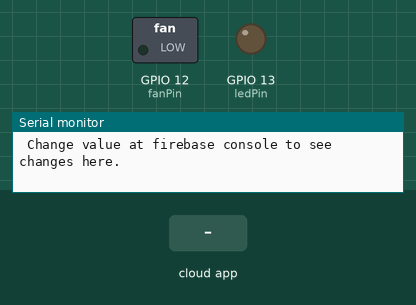
The sketch below on a simulated ESP8266 (NodeMCU). Parts: switched loads named in the sketch (green lamp = pin HIGH), output pins drawn as LEDs (lit = HIGH), the last lines printed to the serial monitor. The test bench sets the inputs (shaded band). WiFi joins after 1.5 s; servers stay silent unless stated; the Firebase database answers and starts empty.

Above: at 3.7 s.
3.8 s: the phone or cloud app sets fan_state to turn_on_fan
At 4.8 s:
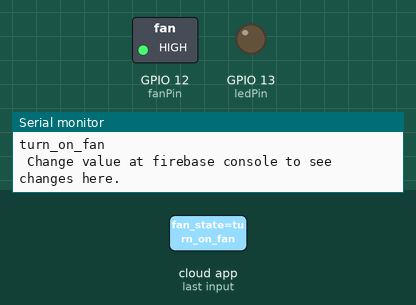
7.4 s: the phone or cloud app sets fan_state to turn_off_fan
At 7.9 s:
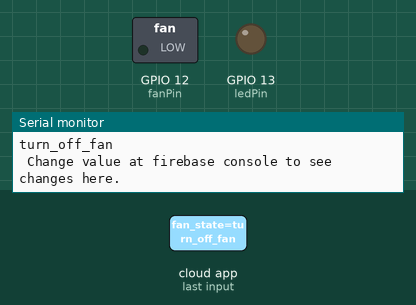
Timing chart, 0 to 10.4 s (numbered marks = the images above; inputs shaded):
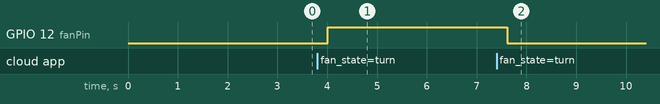

The sketch:

do_an_3.ino
```cpp
#include <ESP8266WiFi.h>
#include <FirebaseESP8266.h>

#define FIREBASE_HOST "esp8266-f04a3-default-rtdb.firebaseio.com"                     //Your Firebase Project URL goes here without "http:" , "\" and "/"
#define FIREBASE_AUTH "nhNbC1VqHgdX0Ix4re5F76nrHxHChXjQK4aD0N2i" //Your Firebase Database Secret goes here

#define WIFI_SSID "Cafe Clyna"                                               //WiFi SSID to which you want NodeMCU to connect
#define WIFI_PASSWORD "0977964124"                                      //Password of your wifi network


// Declare the Firebase Data object in the global scope
FirebaseData firebaseData;

// Declare global variable to store value
String val= "";
String fanStatus = "";
int ledPin = 13;
int fanPin = 12;


void setup() {

  Serial.begin(115200);
  // Select the same baud rate if you want to see the datas on Serial Monitor
  pinMode(ledPin,OUTPUT);
  pinMode(fanPin, OUTPUT);

  Serial.println("Serial communication started\n\n");

  WiFi.begin(WIFI_SSID, WIFI_PASSWORD); //try to connect with wifi
  Serial.print("Connecting to ");
  Serial.print(WIFI_SSID);


  while (WiFi.status() != WL_CONNECTED) {
    Serial.print(".");
    delay(500);
  }

  Serial.println();
  Serial.print("Connected to ");
  Serial.println(WIFI_SSID);
  Serial.print("IP Address is : ");
  Serial.println(WiFi.localIP());  //print local IP address
  Firebase.begin(FIREBASE_HOST, FIREBASE_AUTH);   // connect to firebase

  Firebase.reconnectWiFi(true);
  delay(1000);
}

void loop() {

// Firebase Error Handling And Writing Data At Specifed Path************************************************

  if (Firebase.getString(firebaseData, "/light_state")) {                           // On successful Read operation, function returns 1

    if (firebaseData.dataType() == "string") {                            // print read data if it is integer

      val = firebaseData.stringData();
      Serial.println(val);

      if(val == "turn_on_light"){
        digitalWrite(ledPin, HIGH);
      }else if(val == "turn_off_light"){
        digitalWrite(ledPin, LOW);
      }


    }
  }else {
    Serial.println(firebaseData.errorReason());
  }

  if(Firebase.getString(firebaseData, "/fan_state")){
      if(firebaseData.dataType() == "string"){
         fanStatus = firebaseData.stringData();
         Serial.println(fanStatus);
          Serial.println("\n Change value at firebase console to see changes here.");
         if(fanStatus == "turn_on_fan"){
          digitalWrite(fanPin, HIGH);
         }else if(fanStatus == "turn_off_fan"){
          digitalWrite(fanPin, LOW);
         }
      }
  }

}
```

Measured:
- after the input at 3.8 s, GPIO 12 (fanPin): LOW → HIGH after 0.21 s
- after the input at 7.4 s, GPIO 12 (fanPin): HIGH → LOW after 0.22 s
